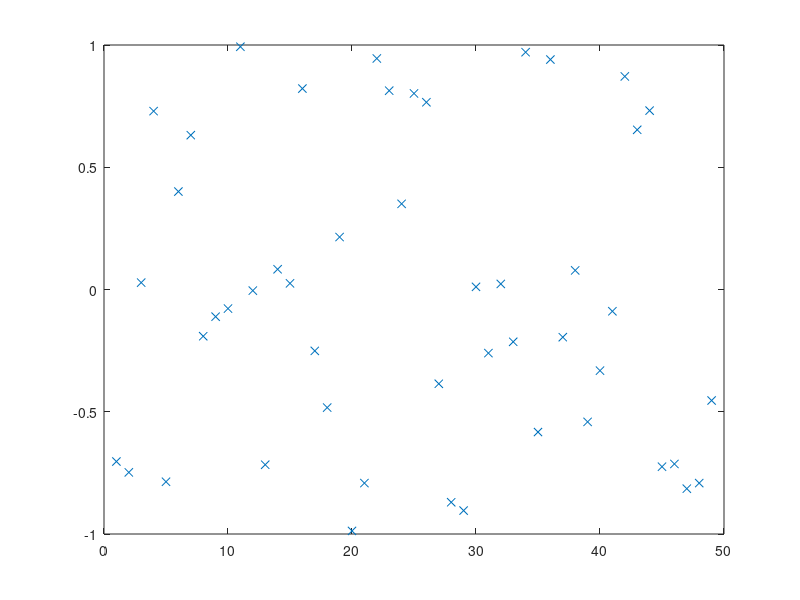

This figure's MATLAB source: (Note: this script raises an error after producing the figure.)
global D n speed frame                               % Numerical Renaissance Codebase 1.0
n=49; speed=100;
 % !rm ISt/* ISe/* BSt/* BSe/* QSt/* QSe/* MSt/* MSe/* HSt/* HSe/* 
for i=0:4 
  frame=10000;
  D=2*rand(n,1)-1; plot(D(:,1),'x'); pause(10/speed);
  switch mod(i,5) 
    case 0, InsertionSortVerbose;
    case 1, BlockInsertionSortVerbose;
    case 2, QuickSortVerbose(1,n);
    case 3, MergeSortVerbose(1,n);
    case 4, HeapSortVerbose;
  end
  plot(D(:,1),'x'); axis([0 n+1 -1 1]); hold off; pause(10/speed);
 % switch mod(i,5) 
 %   case 0, 
 %     fn=['ISt/f' num2str(frame) '.tiff']; print('-dtiff','-r100',fn);
 %     fn=['ISe/f' num2str(frame) '.eps'];  print('-depsc',fn); pause(1/speed);
 %   case 1, 
 %     fn=['BSt/f' num2str(frame) '.tiff']; print('-dtiff','-r100',fn);
 %     fn=['BSe/f' num2str(frame) '.eps'];  print('-depsc',fn); pause(1/speed);
 %   case 2,
 %     fn=['QSt/f' num2str(frame) '.tiff']; print('-dtiff','-r100',fn);
 %     fn=['QSe/f' num2str(frame) '.eps'];  print('-depsc',fn); pause(1/speed);
 %   case 3, 
 %     fn=['MSt/f' num2str(frame) '.tiff']; print('-dtiff','-r100',fn);
 %     fn=['MSe/f' num2str(frame) '.eps'];  print('-depsc',fn); pause(1/speed);
 %   case 4, 
 %     fn=['HSt/f' num2str(frame) '.tiff']; print('-dtiff','-r100',fn);
 %     fn=['HSe/f' num2str(frame) '.eps'];  print('-depsc',fn); pause(1/speed);
 % end
end
% Execute the following manually on the command line to assemble a movie:
% convert -loop 1000 -delay 10 ISt/f*.tiff ISt/movie.gif; convert -loop 1000 -delay 10 BSt/f*.tiff BSt/movie.gif; convert -loop 1000 -delay 10 QSt/f*.tiff QSt/movie.gif;
% convert -loop 1000 -delay 10 MSt/f*.tiff MSt/movie.gif; convert -loop 1000 -delay 10 HSt/f*.tiff HSt/movie.gif
